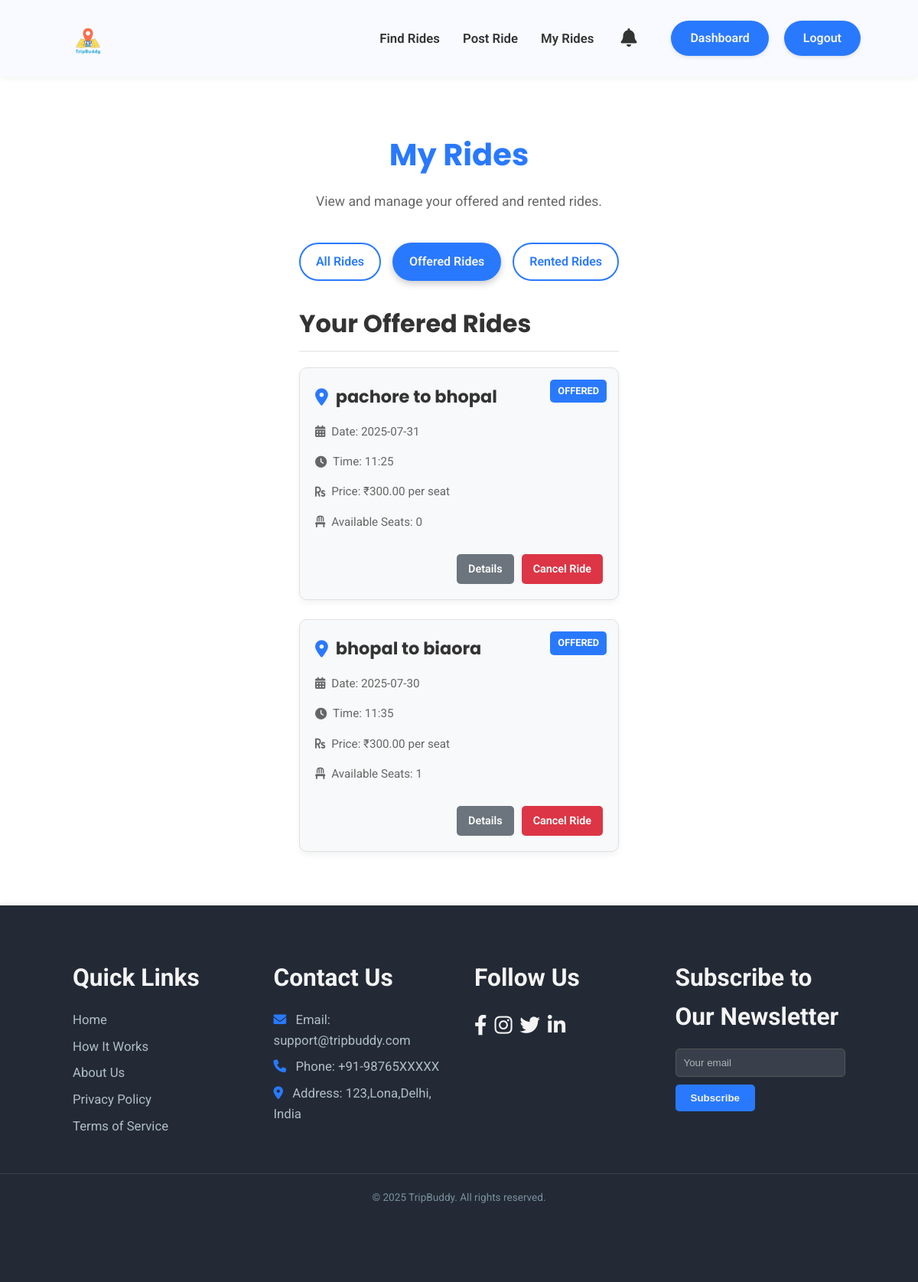
Page /my_rides?filter=offered (signed in) on the committed database.
### models.py (models this page shows, shortened)
class Ride(db.Model):
    id = db.Column(db.Integer, primary_key=True)
    creator_id = db.Column(db.Integer, db.ForeignKey('user.id'), nullable=False)
    start_location = db.Column(db.String(100), nullable=False)
    end_location = db.Column(db.String(100), nullable=False)
    price = db.Column(db.Float, nullable=False)
    seats = db.Column(db.Integer, nullable=False)
    date = db.Column(db.Date, nullable=False)
    time = db.Column(db.String(20), nullable=False) # Store time as string (e.g., "10:00 AM")
    description = db.Column(db.Text, nullable=True)

### app.py (the view)
@app.route('/my_rides', methods=['GET'])
@login_required
def my_rides():
    filter_type = request.args.get('filter', 'all')
    offered_rides = []
    rented_bookings = [] # Renamed to better reflect it's a list of Notification objects
    offered_rides_query = Ride.query.filter_by(creator_id=current_user.id).order_by(Ride.date.desc(), Ride.time.asc())
    rented_bookings_query = Notification.query.options(joinedload(Notification.ride)).filter(
        Notification.sender_id == current_user.id,
        Notification.type == 'ride_booked',
        Notification.ride_id.isnot(None) # Ensure there's an associated ride
    ).order_by(Notification.timestamp.desc())
    if filter_type == 'offered':
        offered_rides = offered_rides_query.all()
    elif filter_type == 'rented':
        rented_bookings = rented_bookings_query.all()
    else: # 'all' or no filter
        offered_rides = offered_rides_query.all()
        rented_bookings = rented_bookings_query.all()
    return render_template('my_rides.html',
                           offered_rides=offered_rides,
                           rented_bookings=rented_bookings, # Pass the list of notifications
                           filter_type=filter_type)

### app.py (called while the page is built)
@login_manager.user_loader
def load_user(user_id):
    return User.query.get(int(user_id))

### templates/my_rides.html (shortened to what this page needs)
<!DOCTYPE html>
<html lang="en">
<head>
    <link rel="stylesheet" href="https://cdnjs.cloudflare.com/ajax/libs/font-awesome/6.0.0-beta3/css/all.min.css">
    <link rel="stylesheet" href="{{ url_for('static', filename='css/main.css') }}">
    <link rel="stylesheet" href="{{ url_for('static', filename='css/dashboard.css') }}">
</head>
<body>
    <header class="dashboard-header">
        <div class="header-container">
            <div class="logo">
                <img src="{{ url_for('static', filename='images/tripbuddy.png') }}" alt="TripBuddy Logo" class="logo-img">
            </div>
            <div class="header-right-section">
                <nav class="dashboard-nav-header">
                    <ul>
                        <li><a href="{{ url_for('find_rides') }}" {% if not current_user.can_find_rides %}class="disabled-link"{% endif %}>Find Rides</a></li>
                        <li><a href="{{ url_for('post_ride') }}" {% if not current_user.can_offer_rides %}class="disabled-link"{% endif %}>Post Ride</a></li>
                        <li><a href="{{ url_for('my_rides') }}" class="active">My Rides</a></li>
                    </ul>
                </nav>
                <div class="header-actions">
                    <button class="notification-bell" aria-label="Notifications">
                        <i class="fas fa-bell"></i>
                        <span class="notification-badge" id="notification-count">0</span>
                    </button>
                    <a href="{{ url_for('dashboard') }}" class="logout-btn-header">Dashboard</a>
                    <a href="{{ url_for('logout') }}" class="logout-btn-header">Logout</a>
                </div>
            </div>
        </div>
    </header>
    <main class="my-rides-main">
        <div class="my-rides-container">
            <h1 class="my-rides-heading">My Rides</h1>
            <p class="my-rides-subheading">View and manage your offered and rented rides.</p>
            <div class="filter-buttons">
                <a href="{{ url_for('my_rides', filter='all') }}" class="btn {% if filter_type == 'all' %}active{% endif %}">All Rides</a>
                <a href="{{ url_for('my_rides', filter='offered') }}" class="btn {% if filter_type == 'offered' %}active{% endif %}">Offered Rides</a>
                <a href="{{ url_for('my_rides', filter='rented') }}" class="btn {% if filter_type == 'rented' %}active{% endif %}">Rented Rides</a>
            </div>
            {% if (filter_type == 'all' or filter_type == 'offered') %}
                <section class="rides-list-section">
                    <h2>Your Offered Rides</h2>
                    {% if offered_rides %}
                        <div class="rides-grid">
                            {% for ride in offered_rides %}
                                <div class="ride-card">
                                    <span class="ride-type-badge offered">Offered</span>
                                    <h3><i class="fas fa-map-marker-alt"></i> {{ ride.start_location }} to {{ ride.end_location }}</h3>
                                    <p><i class="fas fa-calendar-alt"></i> Date: {{ ride.date.strftime('%Y-%m-%d') }}</p>
                                    <p><i class="fas fa-clock"></i> Time: {{ ride.time }}</p>
                                    <p><i class="fas fa-rupee-sign"></i> Price: ₹{{ "%.2f"|format(ride.price) }} per seat</p>
                                    <p><i class="fas fa-chair"></i> Available Seats: {{ ride.seats }}</p>
                                    <div class="ride-actions">
                                        <a href="#" class="btn-detail">Details</a>
                                        <a href="#" class="btn-cancel">Cancel Ride</a>
                                    </div>
                                </div>
                            {% endfor %}
                        </div>
                    {% else %}
                        <p class="no-rides-message"><i class="fas fa-info-circle"></i> You have not offered any rides yet.</p>
                    {% endif %}
                </section>
            {% endif %}
        </div>
    </main>
    <footer class="main-footer section-padding">
        <div class="footer-container container">
            <div class="footer-links-group">
                <h4>Quick Links</h4>
                <a href="{{ url_for('home') }}">Home</a>
                <a href="{{ url_for('home') }}#how-it-works">How It Works</a>
                <a href="{{ url_for('about') }}">About Us</a>
                <a href="#">Privacy Policy</a>
                <a href="#">Terms of Service</a>
            </div>
            <div class="footer-contact-group">
                <h4>Contact Us</h4>
                <p><i class="fas fa-envelope"></i> Email: support@tripbuddy.com</p>
                <p><i class="fas fa-phone"></i> Phone: +91-98765XXXXX</p>
                <p><i class="fas fa-map-marker-alt"></i> Address: 123,Lona,Delhi, India</p>
            </div>
            <div class="footer-social-group">
                <h4>Follow Us</h4>
                <div class="social-icons">
                    <a href="https://www.facebook.com" target="_blank" aria-label="Facebook"><i class="fab fa-facebook-f"></i></a>
                    <a href="https://www.instagram.com" target="_blank" aria-label="Instagram"><i class="fab fa-instagram"></i></a>
                    <a href="https://www.twitter.com" target="_blank" aria-label="Twitter"><i class="fab fa-twitter"></i></a>
                    <a href="https://www.linkedin.com" target="_blank" aria-label="LinkedIn"><i class="fab fa-linkedin-in"></i></a>
                </div>
            </div>
            <div class="footer-newsletter-group">
                <h4>Subscribe to Our Newsletter</h4>
                <form class="newsletter-form">
                    <input type="email" placeholder="Your email" required />
                    <button type="submit">Subscribe</button>
                </form>
            </div>
        </div>
        <p class="footer-copy">&copy; 2025 TripBuddy. All rights reserved.</p>
    </footer>
</body>
</html>

### static/css/main.css (style rules this page uses)
* { margin: 0; padding: 0; box-sizing: border-box; }
:root { --primary-color: #2979FF; --secondary-color: #FFD600; --dark-blue-hover: #1976D2; --dark-yellow-hover: #FFC107; --text-dark: #333333; --text-light: #f4f4f4; --background-light: #ffffff; --bg-dark: #232a36; --shadow-light: rgba(0, 0, 0, 0.05); --shadow-medium: rgba(0, 0, 0, 0.15); --poppins: 'Poppins', sans-serif; --roboto: 'Roboto', sans-serif; --primary-color-dark: #1976D2; --text-white: #ffffff; --bg-card: #ffffff; --text-medium: #666; }
body { font-family: var(--roboto); line-height: 1.6; color: var(--text-dark); background-color: #F0F2F5; overflow-x: hidden; display: flex; flex-direction: column; min-height: 100vh; }
.container { width: 90%; max-width: 1200px; margin: 0 auto; }
h1, h2, h3 { font-family: var(--poppins); color: var(--text-dark); margin-bottom: 20px; }
.section-padding { padding: 80px 0; }
.logo img { height: 80px; width: auto; display: block; }
.btn, .nav-btn { display: inline-flex; align-items: center; justify-content: center; padding: 8px 20px; border-radius: 25px; text-decoration: none; font-weight: 600; transition: all 0.3s ease; font-size: 1em; border: 2px solid transparent; cursor: pointer; white-space: nowrap; }
.btn::after, .nav-btn::after { display: none; }
.main-footer { background: var(--bg-dark); color: #B0BEC5; text-align: center; box-shadow: 0 -2px 10px var(--shadow-light); padding-top: 50px; margin-top: auto; }
.main-footer .footer-container { display: flex; flex-wrap: wrap; justify-content: space-around; margin-bottom: 20px; font-size: 1.1em; padding: 0 15px; }
.footer-links-group, .footer-contact-group, .footer-social-group, .footer-newsletter-group { margin: 20px; min-width: 200px; flex: 1; max-width: 280px; text-align: left; }
.footer-links-group h4, .footer-contact-group h4, .footer-social-group h4, .footer-newsletter-group h4 { margin-bottom: 15px; font-size: 1.8em; color: var(--text-light); }
.footer-links-group a, .footer-contact-group p { display: block; color: #B0BEC5; text-decoration: none; margin-bottom: 8px; font-size: 0.95em; }
.footer-contact-group p i { margin-right: 8px; color: var(--primary-color); }
.footer-social-group .social-icons { margin-top: 0; display: flex; justify-content: flex-start; }
.footer-social-group .social-icons a { margin: 0 10px 0 0; font-size: 1.5em; color: var(--text-light); }
.footer-newsletter-group .newsletter-form { display: flex; flex-direction: column; align-items: flex-start; }
.footer-newsletter-group input { padding: 10px; width: 100%; max-width: 250px; margin-bottom: 10px; border: 1px solid #555; background-color: rgba(255, 255, 255, 0.1); color: var(--text-light); border-radius: 5px; }
.footer-newsletter-group input::placeholder { color: rgba(255, 255, 255, 0.6); }
.footer-newsletter-group button { padding: 10px 20px; background-color: var(--primary-color); color: var(--text-light); border: none; cursor: pointer; border-radius: 5px; font-weight: bold; transition: background-color 0.3s ease; }
.footer-copy { border-top: 1px solid rgba(255, 255, 255, 0.1); padding-top: 20px; margin-top: 20px; padding-bottom: 20px; font-size: 0.85em; color: #78909C; }

### rows in the picture
Ride: start_location "pachore", end_location "bhopal", date "2025-07-31", time "11:25", price "300.00", seats "0"
Ride: start_location "bhopal", end_location "biaora", date "2025-07-30", time "11:35", price "300.00", seats "1"
